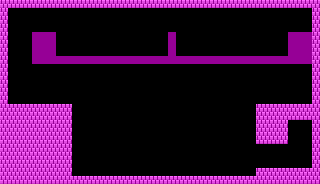

Tiled map render using the project's own tile images. Description and the map definition, with tile-layer contents summarised, below:
An orthogonal 40x23 tile map with 8x8 px tiles, 2 tile layers (main, collision_mask), 2 tilesets and 65 objects.

<map version="1.0" orientation="orthogonal" renderorder="right-down" width="40" height="23" tilewidth="8" tileheight="8" nextobjectid="302">
 <tileset firstgid="1" name="tiles" tilewidth="8" tileheight="8" tilecount="16" columns="4">
  <image source="../graphics/tiles.png" width="32" height="32" />
 </tileset>
 <tileset firstgid="17" name="entities" tilewidth="8" tileheight="8" tilecount="16" columns="4">
  <image source="../graphics/entities.png" width="32" height="32" />
 </tileset>
 <layer name="main" width="40" height="23">
  <data>[920 cells, 227 non-empty, 1 distinct tile ids]</data>
 </layer>
 <layer name="collision_mask" width="40" height="23" opacity="0.59">
  <data>[920 cells, 283 non-empty, 1 distinct tile ids]</data>
 </layer>
 <objectgroup name="entities">
  <object id="180" gid="21" x="72" y="176" width="8" height="8" />
  <object id="181" gid="21" x="80" y="176" width="8" height="8" />
  <object id="182" gid="21" x="88" y="176" width="8" height="8" />
  <object id="183" gid="21" x="112" y="176" width="8" height="8" />
  <object id="184" gid="21" x="104" y="176" width="8" height="8" />
  <object id="185" gid="21" x="96" y="176" width="8" height="8" />
  <object id="186" gid="21" x="144" y="176" width="8" height="8" />
  <object id="187" gid="21" x="136" y="176" width="8" height="8" />
  <object id="188" gid="21" x="128" y="176" width="8" height="8" />
  <object id="189" gid="21" x="152" y="176" width="8" height="8" />
  <object id="190" gid="21" x="160" y="176" width="8" height="8" />
  <object id="191" gid="21" x="120" y="176" width="8" height="8" />
  <object id="192" gid="21" x="192" y="176" width="8" height="8" />
  <object id="193" gid="21" x="232" y="176" width="8" height="8" />
  <object id="194" gid="21" x="184" y="176" width="8" height="8" />
  <object id="195" gid="21" x="216" y="176" width="8" height="8" />
  <object id="196" gid="21" x="224" y="176" width="8" height="8" />
  <object id="197" gid="21" x="240" y="176" width="8" height="8" />
  <object id="199" gid="21" x="248" y="176" width="8" height="8" />
  <object id="200" gid="21" x="176" y="176" width="8" height="8" />
  <object id="201" gid="21" x="200" y="176" width="8" height="8" />
  <object id="202" gid="21" x="208" y="176" width="8" height="8" />
  <object id="203" gid="21" x="168" y="176" width="8" height="8" />
  <object id="212" gid="17" x="296" y="32" width="8" height="8" />
  <object id="235" gid="25" x="256" y="144" width="8" height="8" />
  <object id="243" gid="19" x="256" y="168" width="56" height="48" />
  <object id="250" gid="25" x="48" y="56" width="8" height="8" />
  <object id="257" gid="25" x="48" y="48" width="8" height="8" />
  <object id="263" gid="25" x="288" y="48" width="8" height="8" />
  <object id="264" gid="25" x="288" y="56" width="8" height="8" />
  <object id="266" gid="23" x="176" y="40" width="8" height="8" />
  <object id="267" gid="23" x="176" y="56" width="8" height="8" />
  <object id="268" gid="23" x="176" y="48" width="8" height="8" />
  <object id="269" gid="24" x="160" y="40" width="8" height="8" />
  <object id="270" gid="24" x="160" y="48" width="8" height="8" />
  <object id="271" gid="24" x="160" y="56" width="8" height="8" />
  <object id="273" gid="21" x="168" y="32" width="8" height="8" />
  <object id="274" gid="21" x="56" y="56" width="8" height="8" />
  <object id="275" gid="21" x="64" y="56" width="8" height="8" />
  <object id="276" gid="21" x="80" y="56" width="8" height="8" />
  <object id="277" gid="21" x="72" y="56" width="8" height="8" />
  <object id="278" gid="21" x="112" y="56" width="8" height="8" />
  <object id="279" gid="21" x="104" y="56" width="8" height="8" />
  <object id="280" gid="21" x="88" y="56" width="8" height="8" />
  <object id="281" gid="21" x="96" y="56" width="8" height="8" />
  <object id="282" gid="21" x="144" y="56" width="8" height="8" />
  <object id="283" gid="21" x="136" y="56" width="8" height="8" />
  <object id="284" gid="21" x="120" y="56" width="8" height="8" />
  <object id="285" gid="21" x="128" y="56" width="8" height="8" />
  <object id="286" gid="21" x="280" y="56" width="8" height="8" />
  <object id="287" gid="21" x="272" y="56" width="8" height="8" />
  <object id="288" gid="21" x="256" y="56" width="8" height="8" />
  <object id="289" gid="21" x="264" y="56" width="8" height="8" />
  <object id="290" gid="21" x="248" y="56" width="8" height="8" />
  <object id="291" gid="21" x="200" y="56" width="8" height="8" />
  <object id="292" gid="21" x="240" y="56" width="8" height="8" />
  <object id="293" gid="21" x="208" y="56" width="8" height="8" />
  <object id="294" gid="21" x="224" y="56" width="8" height="8" />
  <object id="295" gid="21" x="216" y="56" width="8" height="8" />
  <object id="296" gid="21" x="232" y="56" width="8" height="8" />
  <object id="297" gid="21" x="192" y="56" width="8" height="8" />
  <object id="298" gid="21" x="184" y="56" width="8" height="8" />
  <object id="299" gid="21" x="176" y="56" width="8" height="8" />
  <object id="300" gid="21" x="152" y="56" width="8" height="8" />
  <object id="301" gid="21" x="160" y="56" width="8" height="8" />
 </objectgroup>
</map>
